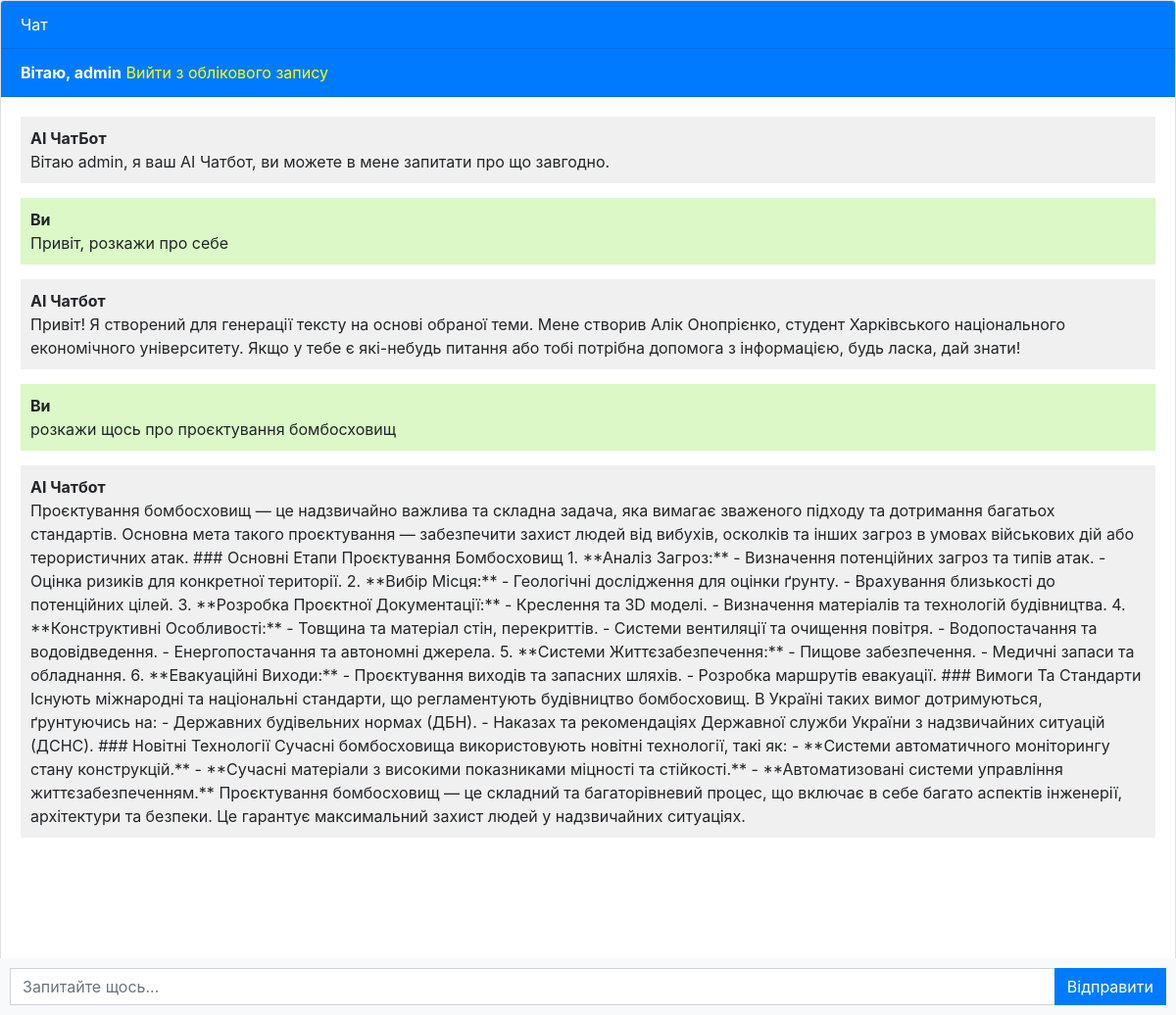
The page / (signed in) on the database its author committed.
### chatbot/models.py (models this page shows, shortened)
class Chat(models.Model):
    user = models.ForeignKey(User, on_delete=models.CASCADE)
    message = models.TextField()
    response = models.TextField()
    created_at = models.DateTimeField(auto_now_add=True)

### chatbot/views.py (the view)
# urls.py: path('', views.chatbot, name='chatbot'),
def chatbot(request):
    chats = Chat.objects.filter(user=request.user)
    if request.method == 'POST':
        message = request.POST.get('message')
        response = ask_openai(message)
        chat = Chat(user=request.user, message=message, response=response, created_at=timezone.now())
        chat.save()
        return JsonResponse({'message': message, 'response': response})
    return render(request, 'chatbot.html', {'chats': chats})

### templates/chatbot.html (shortened to what this page needs)
{% extends 'base.html' %}
{% block content %}
<div class="chat-container">
  <div class="card flex-grow-1">
    <div class="card-header bg-primary text-white">Чат</div>
    {% if user.is_authenticated %}
    <div class="card-header bg-primary text-white"><b>Вітаю, {{user.username}}</b>   <a style="color: yellow;" href="logout" class="logout">Вийти з облікового запису</a></div>
    {% else %}
    <div class="card-header bg-primary text-white"><a style="color: yellow" href="login">Увійти</a>   <a style="color: yellow;" href="register">Зареєструватись</a></div>
    {% endif %}
    <div class="card-body messages-box">
      <ul class="list-unstyled messages-list">
         <li class="message received">
          <div class="message-text">
            <div class="message-sender">
              <b>AI ЧатБот</b>
            </div>
            <div class="message-content">
              Вітаю {{user.username}}, я ваш AI Чатбот, ви можете в мене запитати про що завгодно.
            </div>
          </div>
        </li>
        {% for chat in chats %}
          {% if chat.user == request.user %}
            <li class="message sent">
          <div class="message-text">
            <div class="message-sender">
              <b>Ви</b>
            </div>
            <div class="message-content">
              {{chat.message}}
            </div>
          </div>
        </li>
        <li class="message received">
          <div class="message-text">
            <div class="message-sender">
              <b>AI Чатбот</b>
            </div>
            <div class="message-content">
              {{chat.response}}
            </div>
          </div>
        </li>
          {% endif %}
        {% endfor %}
      </ul>
    </div>
    <br><br>
    <br><br>
    <br><br>
  </div>
  <form class="message-form">
    <div class="input-group">
      <input type="text" class="form-control message-input" placeholder="Запитайте щось...">
      <div class="input-group-append">
        <button type="submit" class="btn btn-primary btn-send">Відправити</button>
      </div>
    </div>
  </form>
</div>
{% endblock %}

### templates/chatbot.html (style rules this page uses)
body, html { height: 100%; }
.messages-box { flex: 1; overflow-y: auto; }
.messages-list { padding-left: 0; }
.message { margin-bottom: 15px; list-style: none; }
.message-text { padding: 10px; border-radius: 5px; }
.sent { background-color: #dcf8c6; align-self: flex-end; }
.received { background-color: #f1f0f0; align-self: flex-start; }
.message-form { display: flex; position: fixed; bottom: 0; left: 0; right: 0; padding: 10px; background-color: #f8f9fa; }
.message-input { flex: 1; border-radius: 0; border-right: none; }
.btn-send { border-radius: 0; }
.chat-container { height: 100%; display: flex; flex-direction: column; }

### rows shown on the page
Chat: message "Привіт, розкажи про себе", response "Привіт! Я створений для генерації тексту на основі обраної теми. Мене створив Алік Онопрієнко, студент Харківського національного економічного університету. Якщо у тебе є які-небудь питання або тобі потрібна допомога з інформацією, будь ласка, дай знати!"
Chat: message "розкажи щось про проєктування бомбосховищ", response "Проєктування бомбосховищ — це надзвичайно важлива та складна задача, яка вимагає зваженого підходу та дотримання багатьох стандартів. Основна мета такого проєктування — забезпечити захист людей від вибухів, осколків та інших загроз в умовах військових дій або терористичних атак. ### Основні Етапи Проєктування Бомбосховищ 1. **Аналіз Загроз:** - Визначення потенційних загроз та типів атак. - Оцінка ризиків для конкретної території. 2. **Вибір Місця:** - Геологічні дослідження для оцінки ґрунту. - Врахування близькості до потенційних цілей. 3. **Розробка Проєктної Документації:** - Креслення та 3D моделі. - Визначення матеріалів та технологій будівництва. 4. **Конструктивні Особливості:** -…"

### other values the page prints
{{ user.username }} "admin"
